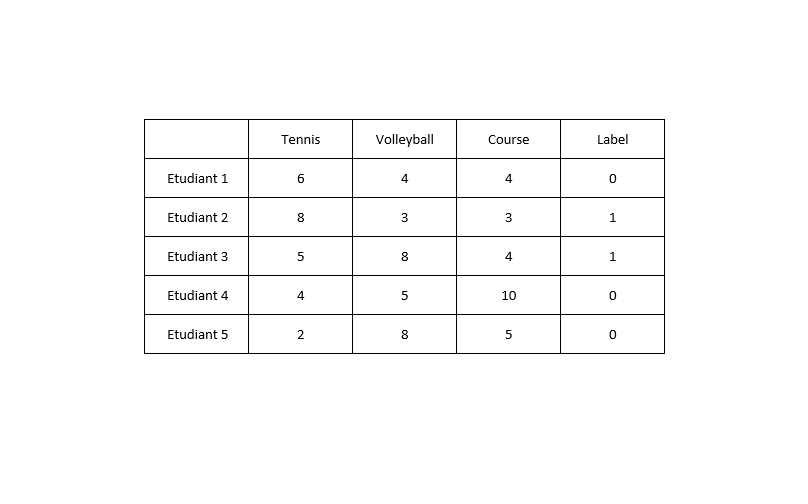
#> input picture testtable.png, 808 x 504 px
$ python main.py
#> lines starting #> are read from the running program, lines starting #| are printed output that depends on the picture; after the words box and inside, x2 and y2 are one past the last pixel; in counts of white or black regions, pixels touching at a corner belong together
### tableOCR.py
import cv2
import pytesseract as tess


def ocrTable(imagePath: str, contourMaskSize = 4):
    # ? Au cas où tesseract ne détecte pas le chemin d'accès au données tessdata, le spécifier ici !
    # tessdata_dir_config = r'--tessdata-dir "C:\Program Files\Tesseract-OCR\tessdata"'
    # ? la configuration de tesseract, soient le mode d'océrisation 3 et le mode de segmentation de page 6
#> called with imagePath = './testtable.png', contourMaskSize = 4
    tess_config = '--oem 3 --psm 6'

    img = cv2.imread(imagePath)
#> img is the input picture: shape (504, 808, 3); min 0, max 255, mean 250.7
    img = cv2.cvtColor(img, cv2.COLOR_BGR2GRAY)
#> img: shape (504, 808)

    _, thresh = cv2.threshold(img, 127, 255, 0)
#> thresh: shape (504, 808); 98.3% white; black in thin lines or dots, all inside (x1, y1, x2, y2) = (144, 119, 665, 354)

    contours, _ = cv2.findContours(
        thresh, cv2.RETR_TREE, cv2.CHAIN_APPROX_SIMPLE)
#> contours = 260 contours, 166 with area under 20; largest, box (x1, y1, x2, y2) and area: (0, 0, 808, 504) 405921, (143, 118, 666, 355) 123190, (561, 315, 664, 353) 3774, (457, 315, 560, 353) 3774, (353, 315, 456, 353) 3774

    def getCoordinates(contour: tuple):
        min_X = contour[0][0][0]
        max_X = 0
        min_Y = contour[0][0][1]
        max_Y = 0
        for sub in contour:
            x = sub[0][0]
            y = sub[0][1]
            if y < min_Y:
                min_Y = y
            if y > max_Y:
                max_Y = y
            if x < min_X:
                min_X = x
            if x > max_X:
                max_X = x

        return [min_X, max_X, min_Y, max_Y]

    def getDimensions(contour: tuple):
        min_X, max_X, min_Y, max_Y = getCoordinates(contour)
        return [max_X - min_X, max_Y - min_Y]

    def areEqualDimensions(contour1: tuple, contour2: tuple, safeMargin=0):
        assert safeMargin >= 0
        width1, height1 = getDimensions(contour1)
        width2, height2 = getDimensions(contour2)

        return (abs(width1 - width2) <= safeMargin) and (abs(height1 - height2) <= safeMargin)

    lastCell = contours[2]  # ? dernière cellule de la dernière ligne
#> lastCell = [[561, 315], [561, 352], [663, 352], [663, 315]]
    table = contours[1]
#> table = [[143, 119], [144, 118], [664, 118], [665, 119], [665, 353], [664, 354], [144, 354], [143, 353]]
    filteredContours = [
        contour for contour in contours if areEqualDimensions(lastCell, contour)]
#> in getCoordinates, `min_X = contour[0][0][0]`: min_X = 561
#> in getCoordinates, `min_Y = contour[0][0][1]`: min_Y = 315
#> the loop in getCoordinates, `for sub in contour:` made 4 passes
#> (x, y, max_Y, max_X) on pass 1: (561, 315, 315, 561)
#> (x, y, max_Y) on pass 2: (561, 352, 352)
#> after the loop in getCoordinates, `for sub in contour:`: max_X = 663; max_Y = 352; min_X = 561; min_Y = 315
#> in getDimensions, `min_X, max_X, min_Y, max_Y = getCoordinates(contour)`: min_X = 561; max_X = 663; min_Y = 315; max_Y = 352
#> in areEqualDimensions, `width1, height1 = getDimensions(contour1)`: width1 = 102; height1 = 37
#> filteredContours = 30 contours; largest, box (x1, y1, x2, y2) and area: (561, 315, 664, 353) 3774, (457, 315, 560, 353) 3774, (353, 315, 456, 353) 3774, (249, 315, 352, 353) 3774, (145, 315, 248, 353) 3774

    _, _, fcY1, fcY2 = getCoordinates(lastCell)
#> fcY1 = 315; fcY2 = 352
    lastRowCells = [lastCell]
#> lastRowCells = [[[561, 315], [561, 352], [663, 352], [663, 315]]]

    for contour in filteredContours[1:]:
        _, _, y1, y2 = getCoordinates(contour)
        if y1 == fcY1 and y2 == fcY2:
            lastRowCells.append(contour)
        else:
            break
#> this loop made 5 passes
#> (contour, y1, y2) on passes 1 to 5: ([[457, 315], [457, 352], [559, 352], [559, 315]], 315, 352), ([[353, 315], [353, 352], [455, 352], [455, 315]], 315, 352), ([[249, 315], [249, 352], [351, 352], [351, 315]], 315, 352), ([[145, 315], [145, 352], [247, 352], [247, 315]], 315, 352), ([[561, 276], [561, 313], [663, 313], [663, 276]], 276, 313)
#> after the loop, lastRowCells = 5 contours; box (x1, y1, x2, y2) and area: (561, 315, 664, 353) 3774, (457, 315, 560, 353) 3774, (353, 315, 456, 353) 3774, (249, 315, 352, 353) 3774, (145, 315, 248, 353) 3774

    img = cv2.drawContours(img, filteredContours, -1, (255, 255, 255), contourMaskSize)
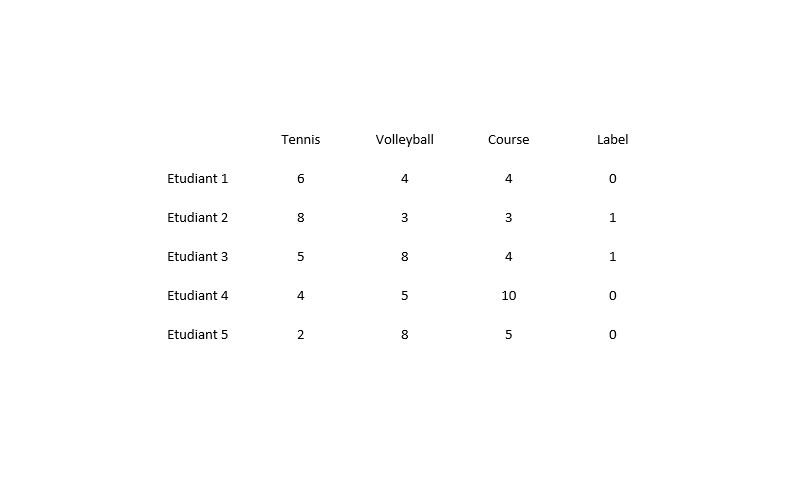
#> img: shape (504, 808); min 0, max 255, mean 253.9

    # ? Pour une cellule donnée cette fonction océrise toute la region verticale correspondante sauf le nom des vars
    # [7 lines left out: function getVerticalRegionText, not called in this run]

    # ? Cherche les noms des variables (première ligne)
    _, tableX2, _, _ = getCoordinates(table)
#> tableX2 = 665
    zx1, _, zy1, zy2 = getCoordinates(filteredContours[-1])
#> zx1 = 145; zy1 = 120; zy2 = 157

    crop = img[zy1:zy2, zx1:tableX2]
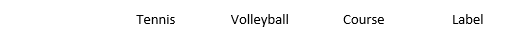
#> crop: shape (37, 520); min 0, max 255, mean 248.6

#> (the run stopped early here; a loop or call above may not have finished)
